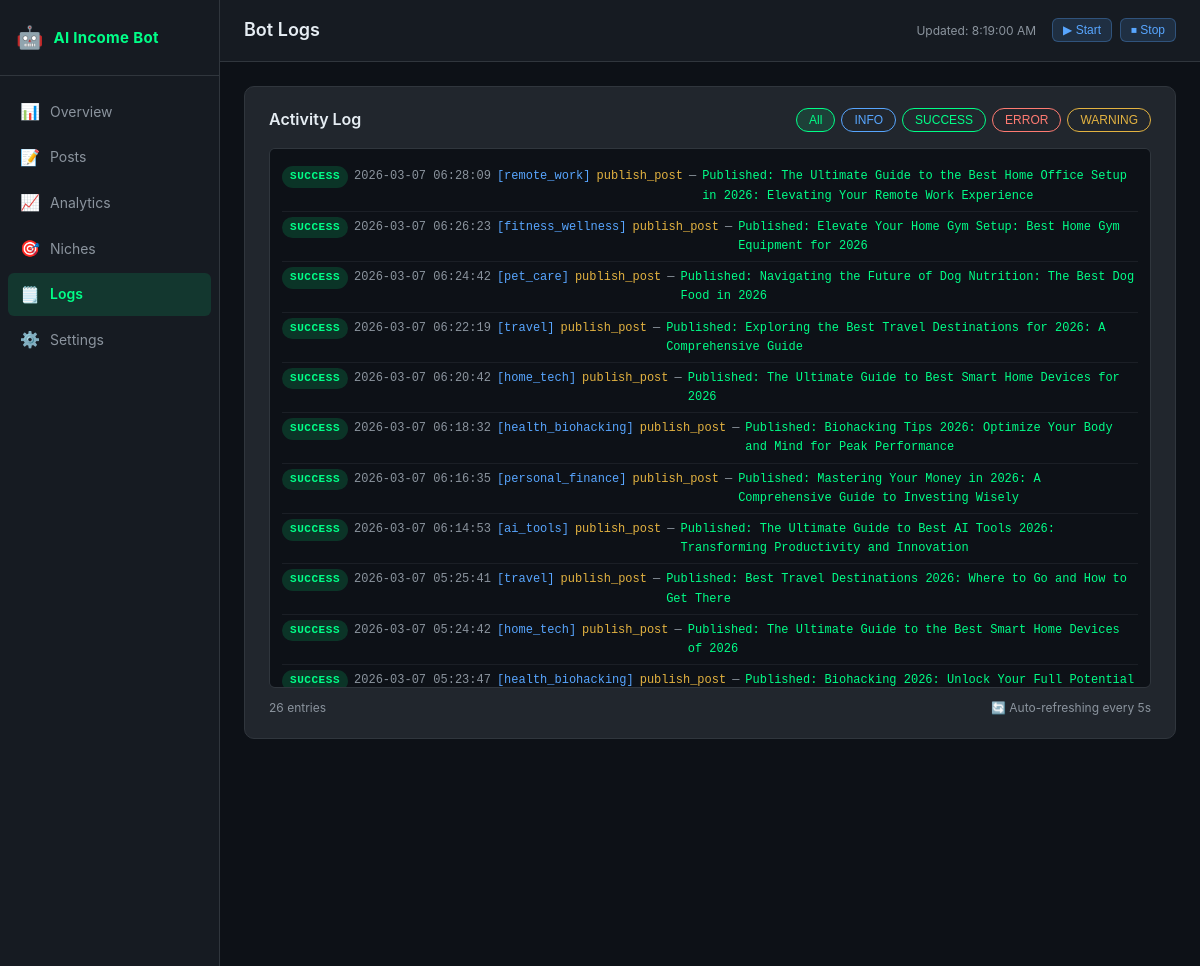
Page /logs (upper part) on the earlier database version.
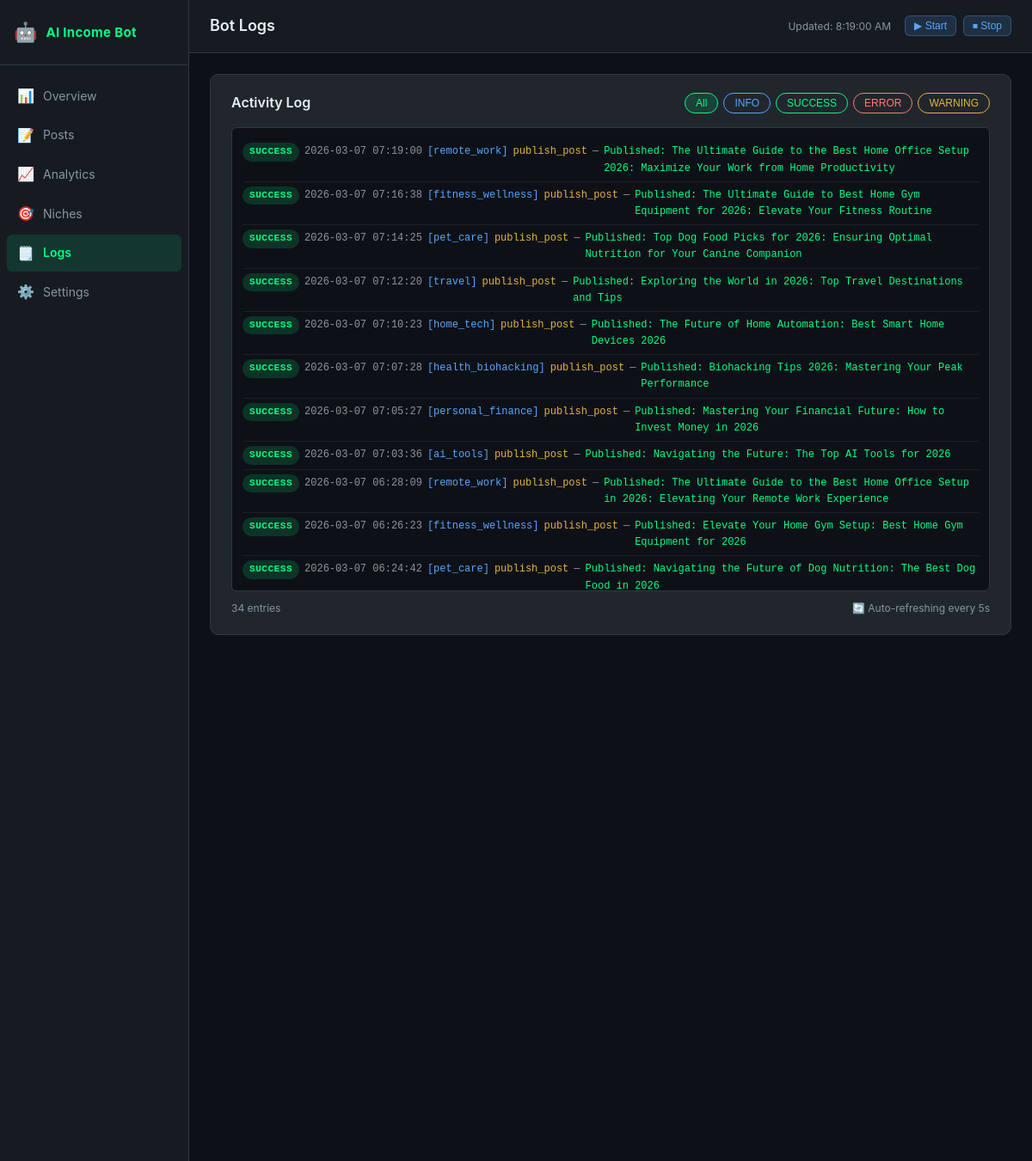
Same page on the later database version.
### tables this page shows
CREATE TABLE bot_logs (
            id INTEGER PRIMARY KEY AUTOINCREMENT,
            timestamp DATETIME DEFAULT CURRENT_TIMESTAMP,
            level TEXT NOT NULL,
            niche_id TEXT,
            action TEXT NOT NULL,
            message TEXT NOT NULL,
            error TEXT
        );

### dashboard/app.py (the view)
@app.route("/logs")
def logs():
    from core import analytics_tracker
    db = _get_db()
    limit = _load_settings().get("dashboard", {}).get("log_display_limit", 200)
    recent_logs = analytics_tracker.get_recent_logs(db, limit=limit)
    settings = _load_settings()
    return render_template("logs.html", logs=recent_logs, settings=settings)

### core/analytics_tracker.py (called while the page is built)
def get_recent_logs(db_path: Path, limit: int = 100) -> list:
    try:
        conn = sqlite3.connect(str(db_path))
        conn.row_factory = sqlite3.Row
        rows = conn.execute(
            "SELECT * FROM bot_logs ORDER BY timestamp DESC LIMIT ?", (limit,)
        ).fetchall()
        conn.close()
        return [dict(r) for r in rows]
    except Exception:
        return []

### dashboard/app.py (called while the page is built)
def _get_db():
    import sys
    sys.path.insert(0, str(_PROJECT_ROOT))
    from core import analytics_tracker
    if not _DB_PATH.exists():
        _DB_PATH.parent.mkdir(parents=True, exist_ok=True)
        analytics_tracker.init_db(_DB_PATH)
    return _DB_PATH

def _load_settings() -> dict:
    try:
        with open(_SETTINGS_CONFIG_PATH) as f:
            return yaml.safe_load(f)
    except Exception:
        return {}

### dashboard/templates/logs.html (shortened to what this page needs)
{% extends "base.html" %}
{% block page_title %}Bot Logs{% endblock %}
{% block content %}
<div class="card">
  <div class="card-header">
    <h3 class="card-title">Activity Log</h3>
    <div class="filter-btns" id="logFilters">
      <button class="filter-btn active" onclick="filterLogs('ALL', this)">All</button>
      <button class="filter-btn info" onclick="filterLogs('INFO', this)">INFO</button>
      <button class="filter-btn success" onclick="filterLogs('SUCCESS', this)">SUCCESS</button>
      <button class="filter-btn error" onclick="filterLogs('ERROR', this)">ERROR</button>
      <button class="filter-btn warning" onclick="filterLogs('WARNING', this)">WARNING</button>
    </div>
  </div>
  <div class="log-container" id="logContainer">
    {% for log in logs %}
    <div class="log-entry log-{{ log.level|lower }}" data-level="{{ log.level }}">
      <span class="log-level badge badge-{{ log.level|lower }}">{{ log.level }}</span>
      <span class="log-timestamp">{{ log.timestamp }}</span>
      {% if log.niche_id %}<span class="log-niche">[{{ log.niche_id }}]</span>{% endif %}
      <span class="log-action">{{ log.action }}</span>
      <span class="log-sep">—</span>
      <span class="log-message">{{ log.message }}</span>
    </div>
    {% else %}
    <div class="log-empty text-muted">No logs yet. Start the bot to see activity here.</div>
    {% endfor %}
  </div>
  <div class="log-footer">
    <span class="text-muted" id="logCount">{{ logs|length }} entries</span>
    <span class="text-muted" id="pollStatus">🔄 Auto-refreshing every 5s</span>
  </div>
</div>
{% endblock %}

Differences in the rows shown:
no longer on this page (row unchanged): bot_logs: level "SUCCESS", timestamp "2026-03-07 06:22:19", niche_id "travel", action "publish_post", message "Published: Exploring the Best Travel Destinations for 2026: A Comprehensive Guide"
no longer on this page (row unchanged): bot_logs: level "SUCCESS", timestamp "2026-03-07 06:20:42", niche_id "home_tech", action "publish_post", message "Published: The Ultimate Guide to Best Smart Home Devices for 2026"
no longer on this page (row unchanged): bot_logs: level "SUCCESS", timestamp "2026-03-07 06:18:32", niche_id "health_biohacking", action "publish_post", message "Published: Biohacking Tips 2026: Optimize Your Body and Mind for Peak Performance"
no longer on this page (row unchanged): bot_logs: level "SUCCESS", timestamp "2026-03-07 06:16:35", niche_id "personal_finance", action "publish_post", message "Published: Mastering Your Money in 2026: A Comprehensive Guide to Investing Wisely"
no longer on this page (row unchanged): bot_logs: level "SUCCESS", timestamp "2026-03-07 06:14:53", niche_id "ai_tools", action "publish_post", message "Published: The Ultimate Guide to Best AI Tools 2026: Transforming Productivity and Innovation"
no longer on this page (row unchanged): bot_logs: level "SUCCESS", timestamp "2026-03-07 05:25:41", niche_id "travel", action "publish_post", message "Published: Best Travel Destinations 2026: Where to Go and How to Get There"
no longer on this page (row unchanged): bot_logs: level "SUCCESS", timestamp "2026-03-07 05:24:42", niche_id "home_tech", action "publish_post", message "Published: The Ultimate Guide to the Best Smart Home Devices of 2026"
no longer on this page (row unchanged): bot_logs: level "SUCCESS", timestamp "2026-03-07 05:23:47", niche_id "health_biohacking", action "publish_post", message "Published: Biohacking 2026: Unlock Your Full Potential…"
added bot_logs: level "SUCCESS", timestamp "2026-03-07 07:19:00", niche_id "remote_work", action "publish_post", message "Published: The Ultimate Guide to the Best Home Office Setup 2026: Maximize Your Work from Home Productivity"
added bot_logs: level "SUCCESS", timestamp "2026-03-07 07:16:38", niche_id "fitness_wellness", action "publish_post", message "Published: The Ultimate Guide to Best Home Gym Equipment for 2026: Elevate Your Fitness Routine"
added bot_logs: level "SUCCESS", timestamp "2026-03-07 07:14:25", niche_id "pet_care", action "publish_post", message "Published: Top Dog Food Picks for 2026: Ensuring Optimal Nutrition for Your Canine Companion"
added bot_logs: level "SUCCESS", timestamp "2026-03-07 07:12:20", niche_id "travel", action "publish_post", message "Published: Exploring the World in 2026: Top Travel Destinations and Tips"
added bot_logs: level "SUCCESS", timestamp "2026-03-07 07:10:23", niche_id "home_tech", action "publish_post", message "Published: The Future of Home Automation: Best Smart Home Devices 2026"
added bot_logs: level "SUCCESS", timestamp "2026-03-07 07:07:28", niche_id "health_biohacking", action "publish_post", message "Published: Biohacking Tips 2026: Mastering Your Peak Performance"
added bot_logs: level "SUCCESS", timestamp "2026-03-07 07:05:27", niche_id "personal_finance", action "publish_post", message "Published: Mastering Your Financial Future: How to Invest Money in 2026"
added bot_logs: level "SUCCESS", timestamp "2026-03-07 07:03:36", niche_id "ai_tools", action "publish_post", message "Published: Navigating the Future: The Top AI Tools for 2026"
Other differences:
{{ logs|length }}: "26" → "34"
